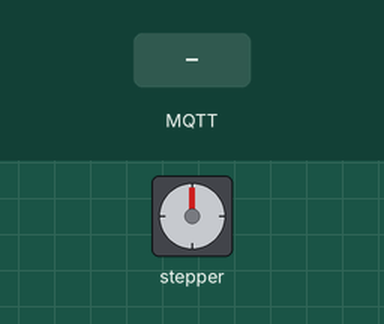
This sketch was run on a simulated ESP8266 (NodeMCU). Shown: stepper motor. The test bench sets the inputs (shaded band). WiFi joins after 1.5 s; servers stay silent unless stated; no MQTT or app messages arrive unless stated; stepper angles assume 300 steps per turn; what the sketch prints to the serial monitor is not drawn.

Above: at 2.7 s.
2.8 s: MQTT message "on" arrives on the first subscribed topic
At 2.95 s:
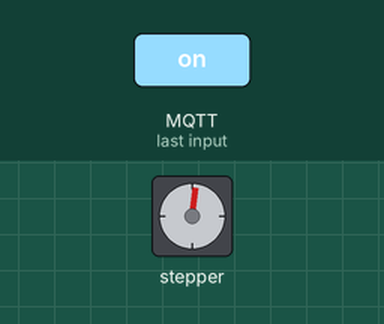
At 3.52 s:
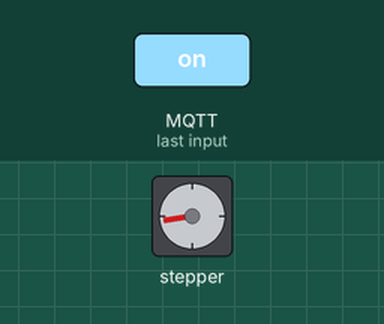
5.1 s: MQTT message "off" arrives on the first subscribed topic
6.6 s: MQTT message "1" arrives on the first subscribed topic
Timing chart, 0 to 9.6 s (numbered marks = the images above; inputs shaded):
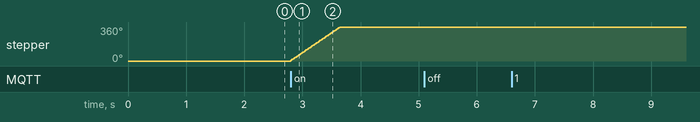

Measured:
- after the input at 2.8 s, stepper: turns 360° clockwise in 0.84 s, starting at once
- after the input at 5.1 s, every drawn part: stays the same
- after the input at 6.6 s, every drawn part: stays the same

The sketch:

LEDcontrol_MQTT.ino
```cpp
#include <ESP8266WiFi.h>
#include <PubSubClient.h>
#include <Stepper.h>

#define LED 4 // GPIO 5 (D1) for LED
bool ledState = false;

const int stepsPerRevolution = 300;  // change this to fit the number of steps per revolution
// for your motor

// initialize the stepper library on pins 8 through 11:
Stepper myStepper(stepsPerRevolution, 0, 1,2, 3);

//c:\Users\ertul\Downloads\ESP8266WiFi.h
//c:\Users\ertul\OneDrive\Desktop\Mechatronics\ESP_steppermotor_working\PubSubClient.h

// WiFi settings
const char *ssid = "507 Euclid";             // Replace with your WiFi name
const char *password = "Rent8-17";   // Replace with your WiFi password

// MQTT Broker settings
//const char *mqtt_broker = "broker.emqx.io";  // EMQX broker endpoint
//const char *mqtt_topic = "emqx/esp8266";     // MQTT topic
//const char *mqtt_username = "emqx";  // MQTT username for authentication
//const char *mqtt_password = "public";  // MQTT password for authentication
//const int mqtt_port = 1883;//8883;  // MQTT port (TCP)

const char *mqtt_broker = "broker.emqx.io";  // EMQX broker endpoint
const char *mqtt_topic = "emqx/esp8266";     // MQTT topic
const char *mqtt_username = "emqx";  // MQTT username for authentication
const char *mqtt_password = "public";  // MQTT password for authentication
const int mqtt_port = 1883;//8883;  // MQTT port (TCP)

WiFiClient espClient;
PubSubClient mqtt_client(espClient);

void connectToWiFi();

void connectToMQTTBroker();

void mqttCallback(char *topic, byte *payload, unsigned int length);

void setup() {
    Serial.begin(115200);
    connectToWiFi();
    mqtt_client.setServer(mqtt_broker, mqtt_port);
    mqtt_client.setCallback(mqttCallback);
    connectToMQTTBroker();
    myStepper.setSpeed(70);
}

void connectToWiFi() {
    WiFi.begin(ssid, password);
    Serial.print("Connecting to WiFi");
    while (WiFi.status() != WL_CONNECTED) {
        delay(500);
        Serial.print(".");
    }
    Serial.println("\nConnected to the WiFi network");
}

void connectToMQTTBroker() {
    while (!mqtt_client.connected()) {
        String client_id = "esp8266-client-" + String(WiFi.macAddress());
        Serial.printf("Connecting to MQTT Broker as %s.....\n", client_id.c_str());
        if (mqtt_client.connect(client_id.c_str(), mqtt_username, mqtt_password)) {
            Serial.println("Connected to MQTT broker");
            mqtt_client.subscribe(mqtt_topic);
            // Publish message upon successful connection
            mqtt_client.publish(mqtt_topic, "Hi EMQX I'm ESP8266 ^^");
        } else {
            Serial.print("Failed to connect to MQTT broker, rc=");
            Serial.print(mqtt_client.state());
            Serial.println(" try again in 5 seconds");
            delay(5000);
        }
    }
}

void callback(char *topic, byte *payload, unsigned int length) {
  Serial.print("Message arrived in topic: ");
  Serial.println(topic);
  Serial.print("Message:");
  for (int i = 0; i < length; i++) {
      Serial.print((char) payload[i]);
  }
  Serial.println();
  Serial.println("-----------------------");
}

void mqttCallback(char *topic, byte *payload, unsigned int length) {
    Serial.print("Message received on topic: ");
    Serial.println(topic);
    Serial.print("Message:");
    String message;
    for (int i = 0; i < length; i++) {
        message += (char) payload[i];  // Convert *byte to string
    }
    Serial.println(message);
    // Control the LED based on the message received
    if (message == "on" && !ledState) {
        digitalWrite(LED, HIGH);  // Turn on the LED
        ledState = true;
        myStepper.step(stepsPerRevolution);
        Serial.println("Motor is turned on");
        mqtt_client.publish(mqtt_topic, "Motor is turned on");
    }
    if (message == "off" && ledState) {
        digitalWrite(LED, LOW); // Turn off the LED
        ledState = false;
        myStepper.step(0);
        Serial.println("Motor is turned off");
        mqtt_client.publish(mqtt_topic, "Motor is turned off");
    }
    Serial.println();
    Serial.println("-----------------------");
}

void loop() {
    if (!mqtt_client.connected()) {
        connectToMQTTBroker();
    }
    mqtt_client.loop();
    //mqtt_client.mqttCallback();
}
```
